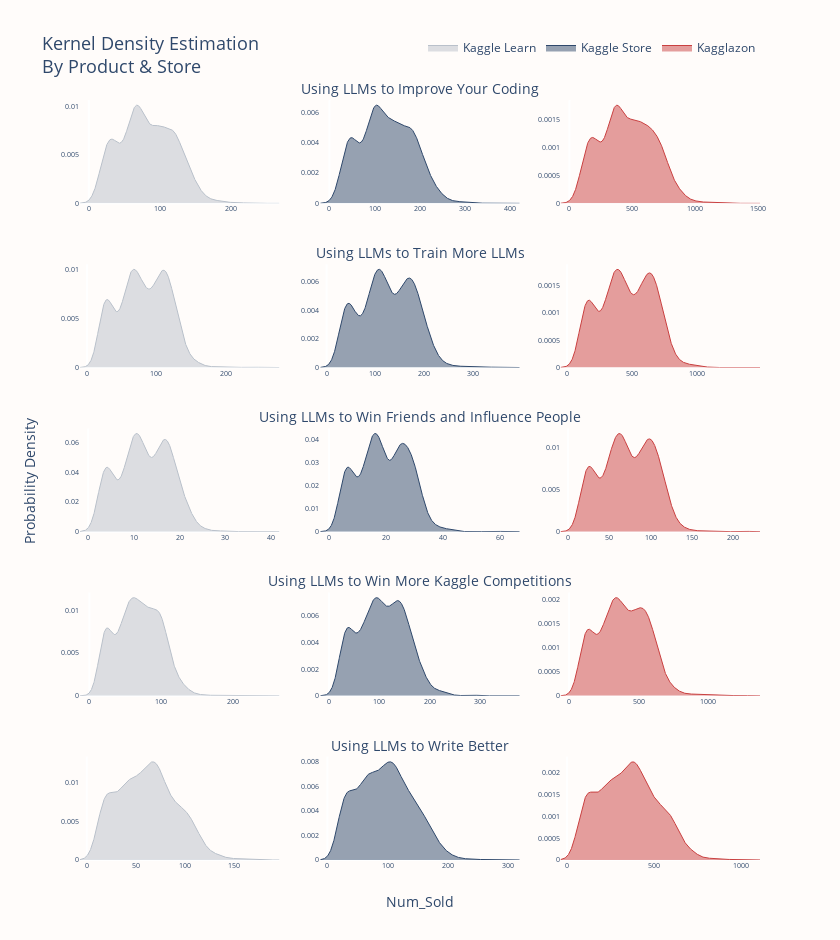

Notebook source saved alongside this figure:
### Code cell
category_combs = np.array(np.meshgrid(products, stores)).T.reshape(-1, 2)
color_combs = ["#B9C0CA", "#2F486B", "#C94040"] * len(countries)

n_cols = len(stores)
n_rows, axes = get_n_rows_axes(n_cols * len(countries), n_cols=n_cols)

subtitles = np.empty(n_rows * n_cols, dtype=object)
subtitles[1::3] = products

fig = make_subplots(
    rows=n_rows,
    cols=n_cols,
    y_title="Probability Density",
    x_title="Num_Sold",
    subplot_titles=subtitles,
    horizontal_spacing=0.06,
    vertical_spacing=0.08,
)

show_legend = True
title_text = ""

for k, ((prod, store), color) in enumerate(zip(category_combs, color_combs)):
    if 1 + k > n_cols:
        show_legend = False
    current_row, current_col = 1 + k // n_cols, 1 + k % n_cols
    kde_range, estimated_values, _ = get_kde_estimation(
        train.query(f"Product == '{prod}' & Store == '{store}'")["Num_Sold"], sample=True
    )
    fig.add_scatter(
        x=kde_range,
        y=estimated_values,
        line=dict(dash="solid", color=color, width=1),
        fill="tozeroy",
        name=store,
        legendgroup=store,
        showlegend=show_legend,
        row=current_row,
        col=current_col,
    )
    fig.update_yaxes(tickfont_size=7, showgrid=False, row=current_row, col=current_col)
    fig.update_xaxes(tickfont_size=7, showgrid=False, row=current_row, col=current_col)

fig.update_annotations(font_size=14)
fig.update_layout(
    font_color=FONT_COLOR,
    title="Kernel Density Estimation<br>By Product & Store",
    title_font_size=18,
    plot_bgcolor=BACKGROUND_COLOR,
    paper_bgcolor=BACKGROUND_COLOR,
    width=840,
    height=940,
    legend=dict(
        orientation="h",
        yanchor="bottom",
        xanchor="right",
        y=1.05,
        x=1,
    ),
)
fig.show()

### Figure 1 — Plotly figure (JSON) as saved in the notebook; plotly's stock layout.template omitted (floating-point values rounded to 4 significant figures; data arrays with more than 128 entries replaced by an {"elided": "..."} marker saying what was removed)
{"data": [{"fill": "tozeroy", "legendgroup": "Kaggle Learn", "line": {"color": "#B9C0CA", "dash": "solid", "width": 1}, "name": "Kaggle Learn", "showlegend": true, "type": "scatter", "x": {"elided": "1000 float values"}, "xaxis": "x", "y": {"elided": "1000 float values"}, "yaxis": "y"}, {"fill": "tozeroy", "legendgroup": "Kaggle Store", "line": {"color": "#2F486B", "dash": "solid", "width": 1}, "name": "Kaggle Store", "showlegend": true, "type": "scatter", "x": {"elided": "1000 float values"}, "xaxis": "x2", "y": {"elided": "1000 float values"}, "yaxis": "y2"}, {"fill": "tozeroy", "legendgroup": "Kagglazon", "line": {"color": "#C94040", "dash": "solid", "width": 1}, "name": "Kagglazon", "showlegend": true, "type": "scatter", "x": {"elided": "1000 float values"}, "xaxis": "x3", "y": {"elided": "1000 float values"}, "yaxis": "y3"}, {"fill": "tozeroy", "legendgroup": "Kaggle Learn", "line": {"color": "#B9C0CA", "dash": "solid", "width": 1}, "name": "Kaggle Learn", "showlegend": false, "type": "scatter", "x": {"elided": "1000 float values"}, "xaxis": "x4", "y": {"elided": "1000 float values"}, "yaxis": "y4"}, {"fill": "tozeroy", "legendgroup": "Kaggle Store", "line": {"color": "#2F486B", "dash": "solid", "width": 1}, "name": "Kaggle Store", "showlegend": false, "type": "scatter", "x": {"elided": "1000 float values"}, "xaxis": "x5", "y": {"elided": "1000 float values"}, "yaxis": "y5"}, {"fill": "tozeroy", "legendgroup": "Kagglazon", "line": {"color": "#C94040", "dash": "solid", "width": 1}, "name": "Kagglazon", "showlegend": false, "type": "scatter", "x": {"elided": "1000 float values"}, "xaxis": "x6", "y": {"elided": "1000 float values"}, "yaxis": "y6"}, {"fill": "tozeroy", "legendgroup": "Kaggle Learn", "line": {"color": "#B9C0CA", "dash": "solid", "width": 1}, "name": "Kaggle Learn", "showlegend": false, "type": "scatter", "x": {"elided": "1000 float values"}, "xaxis": "x7", "y": {"elided": "1000 float values"}, "yaxis": "y7"}, {"fill": "tozeroy", "legendgroup": "Kaggle Store", "line": {"color": "#2F486B", "dash": "solid", "width": 1}, "name": "Kaggle Store", "showlegend": false, "type": "scatter", "x": {"elided": "1000 float values"}, "xaxis": "x8", "y": {"elided": "1000 float values"}, "yaxis": "y8"}, {"fill": "tozeroy", "legendgroup": "Kagglazon", "line": {"color": "#C94040", "dash": "solid", "width": 1}, "name": "Kagglazon", "showlegend": false, "type": "scatter", "x": {"elided": "1000 float values"}, "xaxis": "x9", "y": {"elided": "1000 float values"}, "yaxis": "y9"}, {"fill": "tozeroy", "legendgroup": "Kaggle Learn", "line": {"color": "#B9C0CA", "dash": "solid", "width": 1}, "name": "Kaggle Learn", "showlegend": false, "type": "scatter", "x": {"elided": "1000 float values"}, "xaxis": "x10", "y": {"elided": "1000 float values"}, "yaxis": "y10"}, {"fill": "tozeroy", "legendgroup": "Kaggle Store", "line": {"color": "#2F486B", "dash": "solid", "width": 1}, "name": "Kaggle Store", "showlegend": false, "type": "scatter", "x": {"elided": "1000 float values"}, "xaxis": "x11", "y": {"elided": "1000 float values"}, "yaxis": "y11"}, {"fill": "tozeroy", "legendgroup": "Kagglazon", "line": {"color": "#C94040", "dash": "solid", "width": 1}, "name": "Kagglazon", "showlegend": false, "type": "scatter", "x": {"elided": "1000 float values"}, "xaxis": "x12", "y": {"elided": "1000 float values"}, "yaxis": "y12"}, {"fill": "tozeroy", "legendgroup": "Kaggle Learn", "line": {"color": "#B9C0CA", "dash": "solid", "width": 1}, "name": "Kaggle Learn", "showlegend": false, "type": "scatter", "x": {"elided": "1000 float values"}, "xaxis": "x13", "y": {"elided": "1000 float values"}, "yaxis": "y13"}, {"fill": "tozeroy", "legendgroup": "Kaggle Store", "line": {"color": "#2F486B", "dash": "solid", "width": 1}, "name": "Kaggle Store", "showlegend": false, "type": "scatter", "x": {"elided": "1000 float values"}, "xaxis": "x14", "y": {"elided": "1000 float values"}, "yaxis": "y14"}, {"fill": "tozeroy", "legendgroup": "Kagglazon", "line": {"color": "#C94040", "dash": "solid", "width": 1}, "name": "Kagglazon", "showlegend": false, "type": "scatter", "x": {"elided": "1000 float values"}, "xaxis": "x15", "y": {"elided": "1000 float values"}, "yaxis": "y15"}], "layout": {"annotations": [{"font": {"size": 14}, "showarrow": false, "text": "Using LLMs to Improve Your Coding", "x": 0.5, "xanchor": "center", "xref": "paper", "y": 1.0, "yanchor": "bottom", "yref": "paper"}, {"font": {"size": 14}, "showarrow": false, "text": "Using LLMs to Train More LLMs", "x": 0.5, "xanchor": "center", "xref": "paper", "y": 0.784, "yanchor": "bottom", "yref": "paper"}, {"font": {"size": 14}, "showarrow": false, "text": "Using LLMs to Win Friends and Influence People", "x": 0.5, "xanchor": "center", "xref": "paper", "y": 0.568, "yanchor": "bottom", "yref": "paper"}, {"font": {"size": 14}, "showarrow": false, "text": "Using LLMs to Win More Kaggle Competitions", "x": 0.5, "xanchor": "center", "xref": "paper", "y": 0.352, "yanchor": "bottom", "yref": "paper"}, {"font": {"size": 14}, "showarrow": false, "text": "Using LLMs to Write Better", "x": 0.5, "xanchor": "center", "xref": "paper", "y": 0.136, "yanchor": "bottom", "yref": "paper"}, {"font": {"size": 14}, "showarrow": false, "text": "Num_Sold", "x": 0.5, "xanchor": "center", "xref": "paper", "y": 0, "yanchor": "top", "yref": "paper", "yshift": -30}, {"font": {"size": 14}, "showarrow": false, "text": "Probability Density", "textangle": -90, "x": 0, "xanchor": "right", "xref": "paper", "xshift": -40, "y": 0.5, "yanchor": "middle", "yref": "paper"}], "font": {"color": "#2F486B"}, "height": 940, "legend": {"orientation": "h", "x": 1, "xanchor": "right", "y": 1.05, "yanchor": "bottom"}, "paper_bgcolor": "#FFFCFA", "plot_bgcolor": "#FFFCFA", "title": {"font": {"size": 18}, "text": "Kernel Density Estimation<br>By Product & Store"}, "width": 840, "xaxis": {"anchor": "y", "domain": [0, 0.2933], "showgrid": false, "tickfont": {"size": 7}}, "xaxis10": {"anchor": "y10", "domain": [0, 0.2933], "showgrid": false, "tickfont": {"size": 7}}, "xaxis11": {"anchor": "y11", "domain": [0.3533, 0.6467], "showgrid": false, "tickfont": {"size": 7}}, "xaxis12": {"anchor": "y12", "domain": [0.7067, 1], "showgrid": false, "tickfont": {"size": 7}}, "xaxis13": {"anchor": "y13", "domain": [0, 0.2933], "showgrid": false, "tickfont": {"size": 7}}, "xaxis14": {"anchor": "y14", "domain": [0.3533, 0.6467], "showgrid": false, "tickfont": {"size": 7}}, "xaxis15": {"anchor": "y15", "domain": [0.7067, 1], "showgrid": false, "tickfont": {"size": 7}}, "xaxis2": {"anchor": "y2", "domain": [0.3533, 0.6467], "showgrid": false, "tickfont": {"size": 7}}, "xaxis3": {"anchor": "y3", "domain": [0.7067, 1], "showgrid": false, "tickfont": {"size": 7}}, "xaxis4": {"anchor": "y4", "domain": [0, 0.2933], "showgrid": false, "tickfont": {"size": 7}}, "xaxis5": {"anchor": "y5", "domain": [0.3533, 0.6467], "showgrid": false, "tickfont": {"size": 7}}, "xaxis6": {"anchor": "y6", "domain": [0.7067, 1], "showgrid": false, "tickfont": {"size": 7}}, "xaxis7": {"anchor": "y7", "domain": [0, 0.2933], "showgrid": false, "tickfont": {"size": 7}}, "xaxis8": {"anchor": "y8", "domain": [0.3533, 0.6467], "showgrid": false, "tickfont": {"size": 7}}, "xaxis9": {"anchor": "y9", "domain": [0.7067, 1], "showgrid": false, "tickfont": {"size": 7}}, "yaxis": {"anchor": "x", "domain": [0.864, 1.0], "showgrid": false, "tickfont": {"size": 7}}, "yaxis10": {"anchor": "x10", "domain": [0.216, 0.352], "showgrid": false, "tickfont": {"size": 7}}, "yaxis11": {"anchor": "x11", "domain": [0.216, 0.352], "showgrid": false, "tickfont": {"size": 7}}, "yaxis12": {"anchor": "x12", "domain": [0.216, 0.352], "showgrid": false, "tickfont": {"size": 7}}, "yaxis13": {"anchor": "x13", "domain": [0, 0.136], "showgrid": false, "tickfont": {"size": 7}}, "yaxis14": {"anchor": "x14", "domain": [0, 0.136], "showgrid": false, "tickfont": {"size": 7}}, "yaxis15": {"anchor": "x15", "domain": [0, 0.136], "showgrid": false, "tickfont": {"size": 7}}, "yaxis2": {"anchor": "x2", "domain": [0.864, 1.0], "showgrid": false, "tickfont": {"size": 7}}, "yaxis3": {"anchor": "x3", "domain": [0.864, 1.0], "showgrid": false, "tickfont": {"size": 7}}, "yaxis4": {"anchor": "x4", "domain": [0.648, 0.784], "showgrid": false, "tickfont": {"size": 7}}, "yaxis5": {"anchor": "x5", "domain": [0.648, 0.784], "showgrid": false, "tickfont": {"size": 7}}, "yaxis6": {"anchor": "x6", "domain": [0.648, 0.784], "showgrid": false, "tickfont": {"size": 7}}, "yaxis7": {"anchor": "x7", "domain": [0.432, 0.568], "showgrid": false, "tickfont": {"size": 7}}, "yaxis8": {"anchor": "x8", "domain": [0.432, 0.568], "showgrid": false, "tickfont": {"size": 7}}, "yaxis9": {"anchor": "x9", "domain": [0.432, 0.568], "showgrid": false, "tickfont": {"size": 7}}}}
